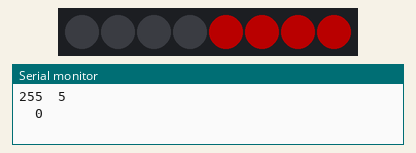
This sketch was run on a simulated Arduino Uno, built for the host (arithmetic inside an expression is 32-bit, double 64-bit). On the bench: 8 RGB LEDs in strip order, left to right, the last lines printed to the serial monitor. Dim RGB values are drawn brighter than linear; colours are those a GRB WS2812 strip shows for the declared byte order.

Above: at 0.1 s.
At 5.31 s:
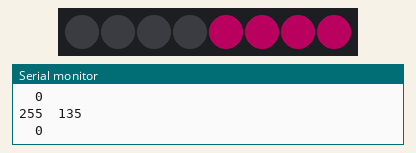
At 10.32 s:
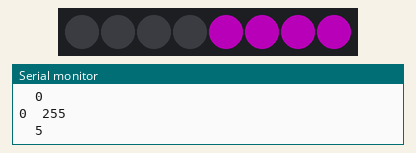
At 15.53 s:
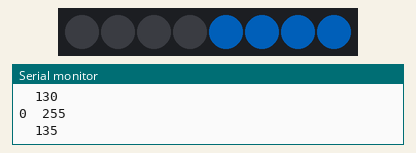
At 20.74 s:
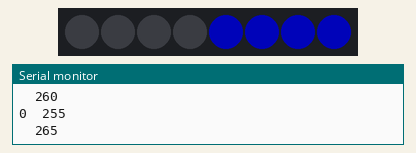
At 39.77 s:
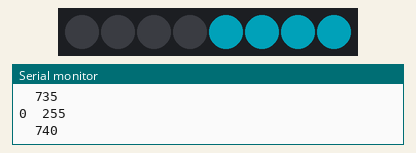
Timing chart, 0 to 40.0 s (numbered marks = the images above):
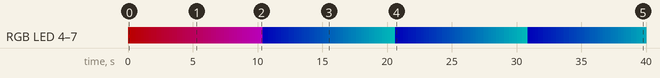

The sketch:

LIGHTS_ws2811_mark3_studylight1.ino
```cpp
#include "FastLED.h"


#define LED_TYPE    WS2812
#define LED_PIN     7
#define NUM_LEDS    8
#define BRIGHTNESS  64

#define COLOR_ORDER RBG

//default: GRB results in RBG(tested)
//we want: blue/green/red (so type RBG) -> IT WORKS!!! CRGB (blue, green red)

CRGB leds[NUM_LEDS];

void setup()
{
  //FastLED.addLeds<WS2812,DATA_PIN>(leds, NUM_LEDS); //libary.used <specific branch in library, data pin used> (where array is found, # leds)
  FastLED.addLeds<LED_TYPE, LED_PIN, COLOR_ORDER>(leds, NUM_LEDS).setCorrection( TypicalLEDStrip );
  Serial.begin(9600);
  FastLED.clear();
}

/*// This function prints the Analog pin value to the serial console
// For debugging only, not necessary for the strand to light
void PinDebug(int AnalogVal)
{
  Serial.println(AnalogVal);
  delay(100);
}*/


// This loop reads the value of Analog Pin 1 into (aRead), then calls one of three functions (WS2812_Low, WS2812_Mid, or WS2812_High) depending on that value
// If it calls WS2812_Mid, it also passes the (aRead) value which is used to determine which lights should be lit in the strand
void loop()
{  //ORDER IS: CRGB (blue, green, red)

  int red=255;
  int green=0;
  int blue=0;

  while (1)
  {


  /*leds[0] = CRGB (200,0,0);
  leds[1] = CRGB (0,200,0);
  leds[2] = CRGB (0,0,200);
  leds[3] = CRGB (0,255,255);*/
  leds[4] = CRGB (blue, green, red);
  leds[5] = CRGB (blue, green, red);
  leds[6] = CRGB (blue, green, red);
  leds[7] = CRGB (blue, green, red);
  leds[8] = CRGB (blue, green, red);
  leds[9] = CRGB (blue, green, red);

  if (green >= 255)
  {
    red = 0;
    blue += 5;

  }

  else
  {
    green += 5;
  }

  FastLED.setBrightness(70);
  FastLED.show();
  Serial.print(red);
  Serial.print("\t");
  Serial.println(green);
  Serial.print("\t");
  Serial.println(blue);
  FastLED.clear();
  delay(200);
  }


/*while (1)
{
  colour++;
  FastLED.clear();
  leds[0] = colour; //blue


  FastLED.setBrightness(30);
  FastLED.show();
  Serial.println(colour);
  delay(500);


}*/
  /*while (colour > 0xFFFFFF)
  {
    colour = colour + 0x0000F0;
    leds[0] = color;
    FastLED.setBrightness(30);
    FastLED.show();
    delay(500);
  }*/


}
```

Measured:
- by itself, RGB LED 4–7: off → RGB(70, 0, 0) at 0.00 s, → RGB(70, 0, 1) 0.20 s later, → RGB(70, 0, 2) 0.20 s later, → RGB(70, 0, 4) 0.20 s later, … (200 changes in this stretch)
